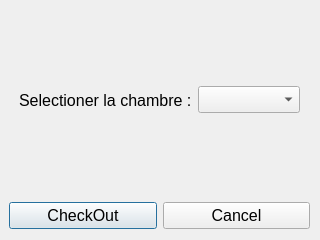
<?xml version="1.0" encoding="UTF-8"?>
<ui version="4.0">
 <class>Book</class>
 <widget class="QDialog" name="Book">
  <property name="windowModality">
   <enum>Qt::WindowModal</enum>
  </property>
  <property name="geometry">
   <rect>
    <x>0</x>
    <y>0</y>
    <width>320</width>
    <height>240</height>
   </rect>
  </property>
  <property name="windowTitle">
   <string>Book a Room</string>
  </property>
  <widget class="QWidget" name="horizontalLayoutWidget">
   <property name="geometry">
    <rect>
     <x>9</x>
     <y>199</y>
     <width>301</width>
     <height>33</height>
    </rect>
   </property>
   <property name="font">
    <font>
     <pointsize>12</pointsize>
    </font>
   </property>
   <layout class="QHBoxLayout" name="horizontalLayout">
    <item>
     <widget class="QPushButton" name="pushButton_2">
      <property name="font">
       <font>
        <pointsize>12</pointsize>
       </font>
      </property>
      <property name="text">
       <string>CheckOut</string>
      </property>
     </widget>
    </item>
    <item>
     <widget class="QPushButton" name="pushButton">
      <property name="font">
       <font>
        <pointsize>12</pointsize>
       </font>
      </property>
      <property name="text">
       <string>Cancel</string>
      </property>
     </widget>
    </item>
   </layout>
  </widget>
  <widget class="QWidget" name="horizontalLayoutWidget_2">
   <property name="geometry">
    <rect>
     <x>19</x>
     <y>60</y>
     <width>281</width>
     <height>80</height>
    </rect>
   </property>
   <property name="font">
    <font>
     <pointsize>12</pointsize>
    </font>
   </property>
   <layout class="QHBoxLayout" name="horizontalLayout_2">
    <item>
     <widget class="QLabel" name="label">
      <property name="font">
       <font>
        <pointsize>12</pointsize>
       </font>
      </property>
      <property name="text">
       <string>Selectioner la chambre :</string>
      </property>
     </widget>
    </item>
    <item>
     <widget class="QComboBox" name="comboBox">
      <property name="font">
       <font>
        <pointsize>12</pointsize>
       </font>
      </property>
     </widget>
    </item>
   </layout>
  </widget>
 </widget>
 <resources/>
 <connections/>
</ui>
